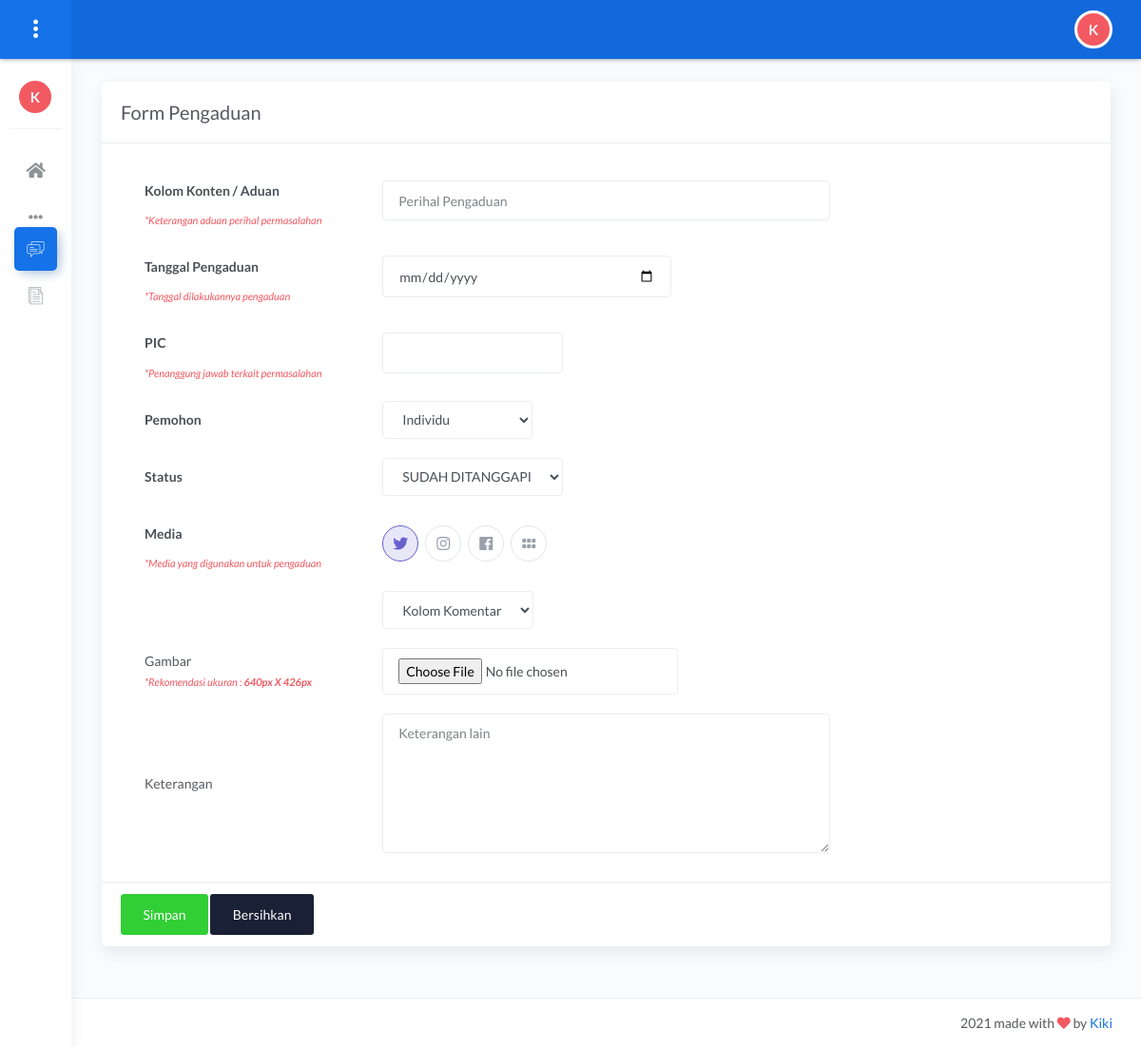
The page /index.php/pengaduan on the database as committed earlier.
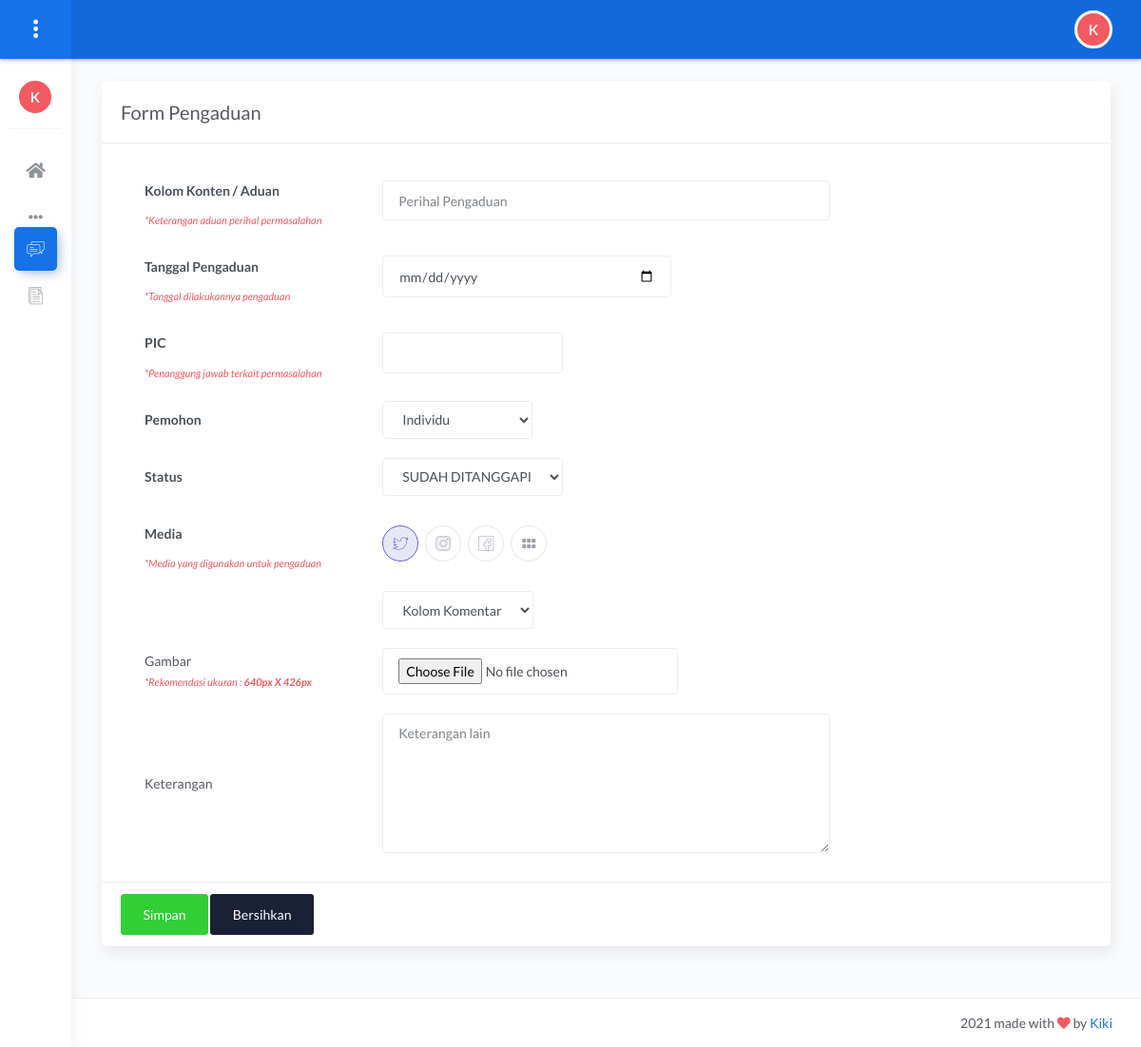
The same page on the database as committed later.
### tables this page shows
CREATE TABLE IF NOT EXISTS `master_media` (
  `media_id` int(11) NOT NULL AUTO_INCREMENT,
  `media_nama` varchar(50) DEFAULT '',
  `media_icon` varchar(50) DEFAULT 'fas fa-grip-horizontal',
  `created` datetime DEFAULT current_timestamp(),
  `updated` datetime DEFAULT current_timestamp() ON UPDATE current_timestamp(),
  PRIMARY KEY (`media_id`)
);

### application/controllers/Pengaduan.php (called while the page is built, shortened)
<?php
	class Pengaduan extends CI_Controller {
		public function __construct(){
			$this->load->library('form_validation');
			$this->load->library('session');
			$this->load->helper(array('form', 'url'));
			$this->load->model("Pic/ModelPic");
			$this->load->model("Media/ModelMedia");
			$this->load->model("Pengaduan/ModelPengaduan");
		}
		public function index() {
			$data["pic"] = $this->ModelPic->getData([])->result();
			$data["media"] = $this->ModelMedia->getData([])->result();
			$data["autocomplete"] = json_encode(
				array_column(
					$this->ModelPic->getData([])->result_array(),
					"pic_nama"
				),
				true
			);
			$data["active"] = "pengaduan";
			$data["css"] = "pengaduan/css-form";
			$data["js"] = "pengaduan/js-form";
			$data["content"] = "pengaduan/form";
			$this->load->view('templates/content', $data);
		}
	}
?>

### index.php (called while the page is built, shortened)
<?php
require_once BASEPATH.'core/CodeIgniter.php';

### application/models/Media/ModelMedia.php (called while the page is built)
<?php
class ModelMedia extends CI_Model {
    protected $table_name = "master_media";
    public function getData(array $conditions){
        $this->db->where($conditions);
        $this->db->from($this->table_name);
        return $this->db->get();
    }
}
?>

### application/views/pengaduan/form.php (the view, shortened to what the changed rows need)
<div class="row">
	<div class="col-12">
		<div class="card">
			<form action="#" id="form-pengaduan" method="post" enctype="multipart/form-data">
				<div class="card-body">
					<div class="row">
						<div class="col-12">
							<div class="form-group form-inline">
								<div class="col-6">
									<div class="selectgroup selectgroup-secondary selectgroup-pills">
										<?php
											foreach($media as $val){
										?>
											<label class="selectgroup-item">
												<span  data-toggle="tooltip" data-placement="top" title="<?= $val->media_nama ?>" class="selectgroup-button selectgroup-button-icon">
													<i class="<?= $val->media_icon; ?>"></i>
												</span>
											</label>
										<?php
											}
										?>
									</div>
								</div>
							</div>
						</div>
					</div>
				</div>
			</form>
		</div>
	</div>
</div>

Rows that differ between the two databases and show on the page:
changed master_media (number 1 of 4 on the later page): media_icon "fab fa-twitter" → "la flaticon-twitter" (drawn)
changed master_media (number 2 of 4 on the later page): media_icon "fab fa-instagram" → "la flaticon-instagram" (drawn)
changed master_media (number 3 of 4 on the later page): media_icon "fab fa-facebook" → "la flaticon-facebook" (drawn)
